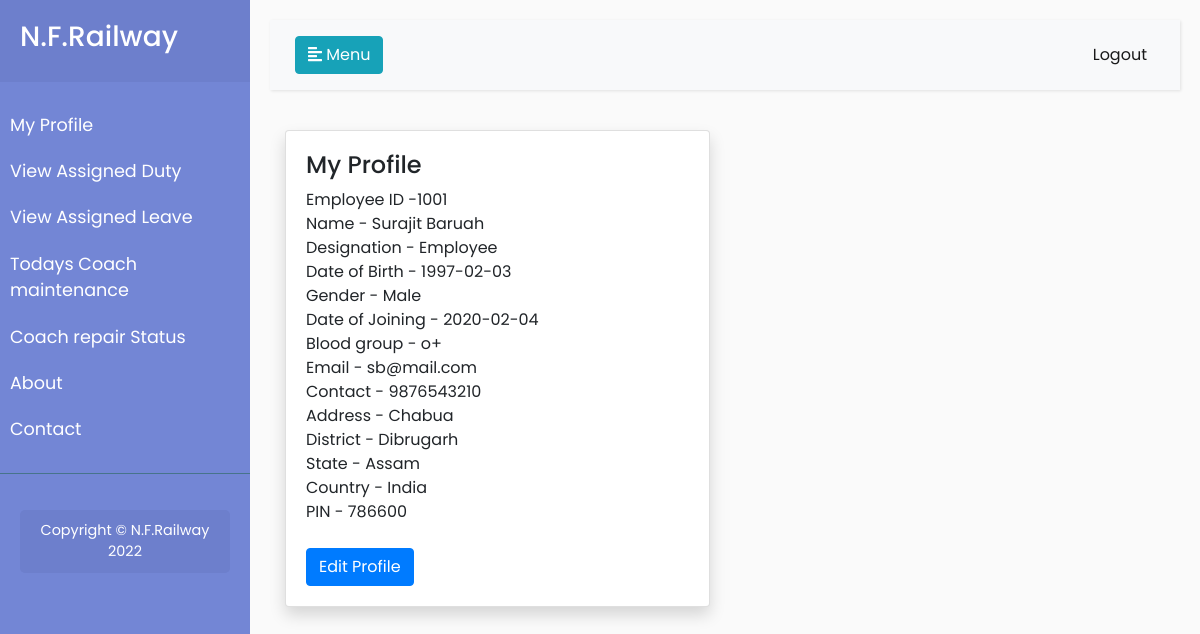
/employee/my_profile.php (signed in), run on the app's committed database.
### tables this page shows
CREATE TABLE IF NOT EXISTS `employee` (
  `empid` varchar(100) NOT NULL,
  `fname` varchar(100) NOT NULL,
  `mname` varchar(100) NOT NULL,
  `lname` varchar(100) NOT NULL,
  `designation` varchar(100) NOT NULL,
  `dob` date NOT NULL,
  `gender` varchar(100) NOT NULL,
  `doj` date NOT NULL,
  `bgroup` varchar(100) NOT NULL,
  `email` varchar(100) NOT NULL,
  `password` varchar(100) NOT NULL,
  `contact` varchar(100) NOT NULL,
  `address` varchar(100) NOT NULL,
  `district` varchar(100) NOT NULL,
  `state` varchar(100) NOT NULL,
  `country` varchar(100) NOT NULL,
  `pin` varchar(100) NOT NULL,
  `created_on` timestamp NOT NULL DEFAULT CURRENT_TIMESTAMP,
  PRIMARY KEY (`empid`)
);

### employee/my_profile.php (the view, shortened to what this page needs)
<!DOCTYPE html>
<html lang="en">
<head>
<link rel="stylesheet" href="https://stackpath.bootstrapcdn.com/bootstrap/4.5.0/css/bootstrap.min.css">
<link rel="stylesheet" href="https://maxcdn.bootstrapcdn.com/font-awesome/4.7.0/css/font-awesome.min.css">
<link rel="stylesheet" href="css/dash_style.css">
</head>
<body>
<?php include 'sidebar.php' ?>
			<div class="container">
            <div class="row">
                <div class="col-sm-6">
                    <div class="card shadow" style='width: 100%;'>
                        <div class="card-body">
                        <h4>My Profile</h4>
                        <?php
                            $sql = "SELECT * FROM employee WHERE empid = '$_SESSION[empid]'";
                            $result = $conn->query($sql);
                            $count = mysqli_num_rows($result);
                            if($count > 0){
                                $row = mysqli_fetch_assoc($result);
                                echo "
                                    Employee ID -$row[empid]<br>
                                    Name - $row[fname] $row[mname] $row[lname]<br>
                                    Designation - $row[designation]<br>
                                    Date of Birth - $row[dob]<br>
                                    Gender - $row[gender]<br>
                                    Date of Joining - $row[doj]<br>
                                    Blood group - $row[bgroup]<br>
                                    Email - $row[email]<br>
                                    Contact - $row[contact]<br>
                                    Address - $row[address]<br>
                                    District - $row[district]<br>
                                    State - $row[state]<br>
                                    Country - $row[country]<br>
                                    PIN - $row[pin]<br><br>
                                    <a href='edit_profile_form.php?id=$row[empid]' class='btn btn-primary'>Edit Profile</a>
                                ";
                            } else {
                                echo "Cannot show profile due to some error!! please contact administrator";
                            }
                        ?>
					</div>
				</div>
			</div>
		</div>
	</div>
</div>
</body>
</html>

### employee/css/dash_style.css (style rules this page uses)
body { color: #566787; background: #f5f5f5; font-family: 'Varela Round', sans-serif; font-size: 13px; }

### employee/style.css (style rules this page uses)
body { font-family: 'Poppins', sans-serif; background: #fafafa; }
a, a:hover, a:focus { color: inherit; text-decoration: none; transition: all 0.3s; }

### data on the page
employee: empid "1001", fname "Surajit", lname "Baruah", designation "Employee", dob "1997-02-03", gender "Male", doj "2020-02-04", bgroup "o+", email "sb@mail.com", contact "9876543210", address "Chabua", district "Dibrugarh", state "Assam", country "India", pin "786600"
